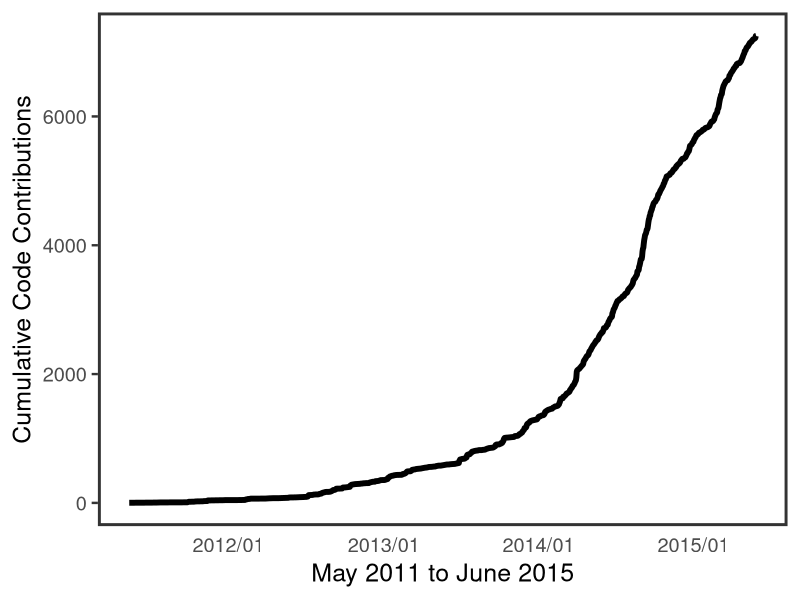

This figure's R source:
## cumulative commits from non ropensci core
library("plyr")
library("dplyr")
library("ggplot2")
library("reshape")
library("scales")

## if using time window, uncomment, and uncomment annotate() call below
# fromdate <- as.Date("2013-05-01")
# todate <- as.Date("2015-05-29")

## read in data
dat <- read.csv("data/github_commits.csv")[,-1]
dat$date <- as.Date(dat$date)
non_core_dat <- tbl_df(dat) %>%
  filter(!author %in% c("sckott", "karthik", "cboettig"))

## summarise
non_core_dat <- non_core_dat %>%
  group_by(date) %>%
  summarise(count = n()) %>%
  mutate(cumsum = cumsum(count))

## plot
ggplot(non_core_dat, aes(date, cumsum)) +
  geom_line(size = 2) +
  theme_bw(base_size = 18) +
  theme(panel.grid.major = element_blank(),
        panel.grid.minor = element_blank(),
        legend.position = "none",
        axis.ticks.x = element_blank(),
        panel.border = element_rect(size = 2)) +
  # annotate("rect", xmin = fromdate, xmax = todate, ymin = 0, ymax = Inf, alpha = 0.2, fill = "blue") +
  scale_x_date(labels = date_format("%Y/%m")) +
  labs(x = 'May 2011 to June 2015', y = 'Cumulative Code Contributions')
